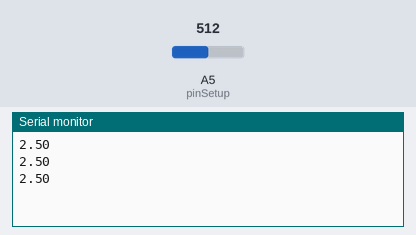
The sketch below on a simulated Arduino Uno, built with avr-gcc and run on an emulated ATmega328P. Shown: the last lines printed to the serial monitor. The test bench sets the inputs (shaded band); at power-on: A5 (pinSetup) = 512.

Above: at 1.3 s.
1.4 s: A5 (pinSetup) set to 716
At 1.9 s:
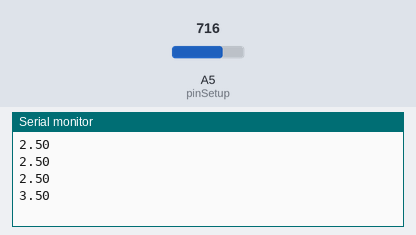
2.9 s: A5 (pinSetup) set to 900
At 3.4 s:
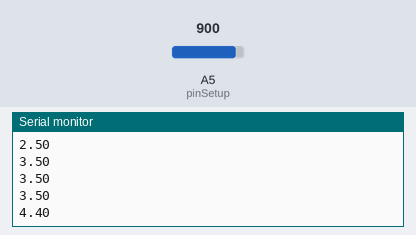
Timing chart, 0 to 5.9 s (numbered marks = the images above; inputs shaded):
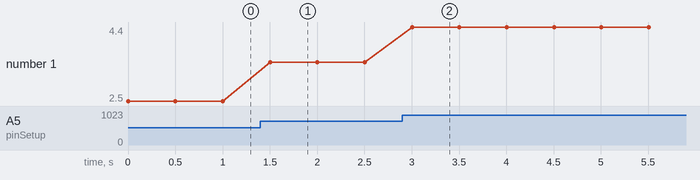

The sketch:

sketch_oct9a.ino
```cpp
int pinSetup = A5;
float calcVal;
void setup() {
  // put your setup code here, to run once:
  pinMode(pinSetup, INPUT);
  Serial.begin(9600);
}

void loop() {
  calcVal = (5.0/1023.0) * (analogRead(pinSetup));
  Serial.println(calcVal);
  delay(500);
}
```

Measured:
- after the input at 1.4 s, the serial monitor: prints a new line after 0.10 s (image 1)
- after the input at 2.9 s, the serial monitor: prints a new line after 0.10 s (image 2)
- plotted number 1: 2.5 → 3.5 after the input at 1.4 s, 3.5 → 4.4 after the input at 2.9 s
